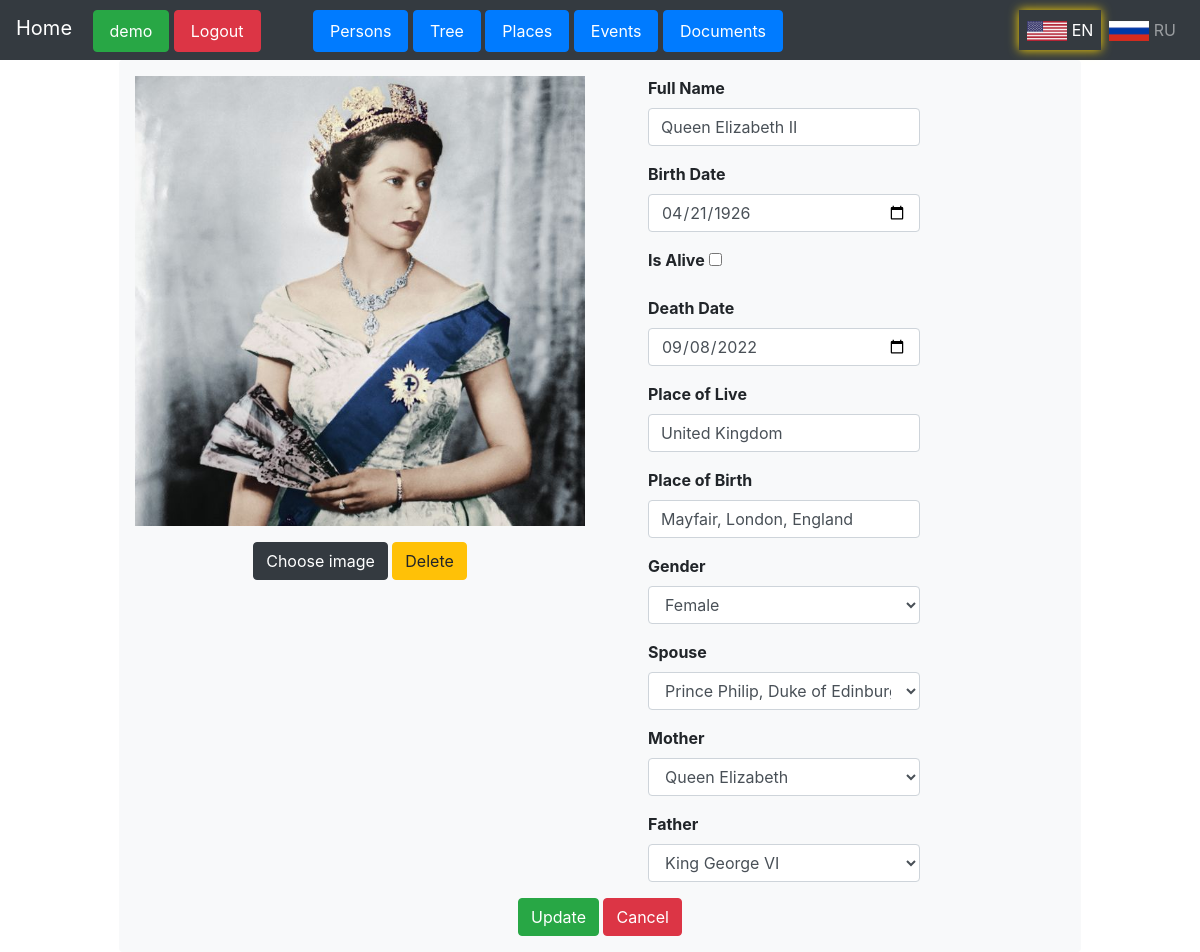
The page /persons/user/demo/edit_person/14 (signed in) on the database its author committed.
### treeflaskapp/models.py (models this page shows)
class Person(db.Model):
    id = db.Column(db.Integer, primary_key=True)
    user_id = db.Column(db.Integer, db.ForeignKey('user.id'), nullable=False)
    name = db.Column(db.String(200))
    birth_date = db.Column(db.Date)
    death_date = db.Column(db.Date)
    image_file = db.Column(db.String(120), nullable=True)
    is_alive = db.Column(db.Boolean, default=True)
    place_of_live = db.Column(db.String(120), nullable=True)
    place_of_birth = db.Column(db.String(120), nullable=True)
    age = db.Column(db.String(120), nullable=True)
    gender = db.Column(db.String(120), nullable=True)
    spouse_id = db.Column(db.Integer, db.ForeignKey('person.id'), nullable=True)  # table.id
    mother_id = db.Column(db.Integer, db.ForeignKey('person.id'), nullable=True)
    father_id = db.Column(db.Integer, db.ForeignKey('person.id'), nullable=True)
    spouse = db.relationship('Person', foreign_keys=[spouse_id], remote_side=[id])
    mother = db.relationship('Person', foreign_keys=[mother_id],
                             backref=db.backref('maternal_children', lazy='dynamic'), remote_side=lambda: Person.id)
    father = db.relationship('Person', foreign_keys=[father_id],
                             backref=db.backref('paternal_children', lazy='dynamic'), remote_side=lambda: Person.id)
    comment = db.Column(db.String(300), nullable=True)

### treeflaskapp/blueprint_persons.py (the view, shortened to what this page needs)
@persons.route('/user/<username>/edit_person/<int:id>', methods=['GET', 'POST'])
@login_required
def edit_person(username, id):
    person = Person.query.get(id)
    if person is None or person.user_id != current_user.id:
        return "Unauthorized", 403
    form = PersonForm(obj=person, user_language=g.user_language)
    for relation in ['spouse', 'mother', 'father']:
        persons = get_persons(relation, person)
        related_person = Person.query.get(getattr(person, f"{relation}_id")) if getattr(person, f"{relation}_id") else None
        getattr(form, relation).choices = get_choices(persons, related_person)
    return render_template('edit_person.html', form=form, username=username, person=person)

### treeflaskapp/__init__.py (called while the page is built)
@app.before_request
def before_request():
    g.user_language = session.get('user_language')
    if g.user_language not in ['en', 'ru']:
        g.user_language = 'en'  # default to English if no valid language is set in session

### treeflaskapp/blueprint_persons.py (called while the page is built)
def get_choices(persons, selected_person):
    if persons is not None:
        choices = [(p.id, p.name) for p in persons]
        if selected_person is not None and (selected_person.id, selected_person.name) in choices:
            choices.remove((selected_person.id, selected_person.name))
            choices.insert(0, (None, ''))
            choices.insert(0, (selected_person.id, selected_person.name))
        else:
            choices.insert(0, (None, ''))
        return choices

def get_persons(role, person):
    if person is not None:
        if role == 'spouse':
            return Person.query.filter(and_(Person.gender != person.gender, Person.id != person.id,
                                            Person.user_id == current_user.id)).order_by(Person.id).all()
        elif role == 'mother':
            return Person.query.filter(
                and_(Person.gender == 'Female', Person.id != person.id, Person.user_id == current_user.id)).order_by(
                Person.id).all()
        elif role == 'father':
            return Person.query.filter(
                and_(Person.gender == 'Male', Person.id != person.id, Person.user_id == current_user.id)).order_by(
                Person.id).all()

### treeflaskapp/routes.py (called while the page is built)
@login_manager.user_loader
def load_user(user_id):
    return User.query.get(int(user_id))

@app.before_request
def before_request():
    g.user_language = session.get('user_language', 'en')

### treeflaskapp/templates/edit_person.html (shortened to what this page needs)
{% extends "user_panel.html" %}
{% block content %}
<div class="container">
    <div class="form-container bg-light p-3 rounded">
        <form action="/persons/user/{{ username }}/edit_person/{{ person.id }}" method="post" enctype="multipart/form-data" class="needs-validation" novalidate>
            <div class="row">
                <div class="col-md-6 text-left">
                    <div class="form-group text-center">
                        <div class="form-group text-center">
                            {% if person.image_file %}
                                <img id="myImg" src="{{ url_for('static', filename=person.image_file) }}"
                                     alt="Person Image"
                                     style="width: 100%; max-width: 30.0em; height: auto; object-fit: cover;"
                                     data-toggle="modal" data-target="#myModal"
                                     data-filename="{{ person.image_file }}">
                            {% else %}
                                <img src="{{ url_for('static', filename='images/no-user-photo.png') }}"
                                     alt="No User Photo"
                                     style="width: 100%; max-width: 35.0em; height: auto; object-fit: cover;">
                            {% endif %}
                        </div>
                        <label class="custom-file-upload">
                            <span id="file-name">
                                <button type="button" id="file-upload-button" class="btn btn-dark">
                                    {% if g.user_language == 'en' %}
                                        Choose image
                                    {% elif g.user_language == 'ru' %}
                                        Выберите фото
                                    {% endif %}
                                </button>
                            </span>
                        </label>
                        <button type="button" id="file-upload-delete" class="btn btn-warning">
                            {% if g.user_language == 'en' %}
                                Delete
                            {% elif g.user_language == 'ru' %}
                                Удалить
                            {% endif %}
                        </button>
                    </div>
                </div>
                <div class="col-md-4 text-left pl-5 pr-0">
                    <div class="form-group">
                        <strong>{{ form.name.label(class="form-label") }}</strong>
                        {{ form.name(class="form-control", required=True) }}
                    </div>
                    <div class="form-group">
                        <strong>{{ form.birth_date.label(class="form-label") }}</strong>
                        {{ form.birth_date(class="form-control") }}
                    </div>
                    <div class="form-group">
                        <strong>{{ form.is_alive.label(class="form-label") }}</strong>
                        <input type="checkbox" id="is_alive" {% if person.is_alive %}checked{% endif %}>
                    </div>
                    <div class="form-group" id="death_date_group" style="display: none;">
                        <strong>{{ form.death_date.label(class="form-label") }}</strong>
                        {{ form.death_date(class="form-control") }}
                    </div>
                    <div class="form-group">
                        <strong>{{ form.place_of_live.label(class="form-label") }}</strong>
                        {{ form.place_of_live(class="form-control") }}
                    </div>
                    <div class="form-group">
                        <strong>{{ form.place_of_birth.label(class="form-label") }}</strong>
                        {{ form.place_of_birth(class="form-control") }}
                    </div>
                    <div class="form-group">
                        <strong>{{ form.gender.label(class="form-label") }}</strong>
                        {{ form.gender(class="form-control") }}
                    </div>
                    <div class="form-group">
                        <strong>{{ form.spouse.label(class="form-label") }}</strong>
                        {{ form.spouse(class="form-control", id="spouse-select") }}
                    </div>
                     <div class="form-group">
                        <strong>{{ form.mother.label(class="form-label") }}</strong>
                        {{ form.mother(class="form-control", id="mother-select") }}
                    </div>
                    <div class="form-group">
                        <strong>{{ form.father.label(class="form-label") }}</strong>
                        {{ form.father(class="form-control", id="father-select") }}
                    </div>
                </div>
            </div>
            <div class="text-center">
                {% if g.user_language == 'en' %}
                    {{ form.submit(class='btn btn-success', value='Update') }}
                        <a href="{{ url_for('persons.persons_view', username=username) }}" class="btn btn-danger">Cancel</a>
                {% elif g.user_language == 'ru' %}
                    {{ form.submit(class='btn btn-success', value='Обновить') }}
                        <a href="{{ url_for('persons.persons_view', username=username) }}" class="btn btn-danger">Отмена</a>
                {% endif %}
            </div>
        </form>
    </div>
</div>
{% endblock %}

### rows shown on the page
Person: image_file (picture), name "Queen Elizabeth II", birth_date "04/21/1926", death_date "09/08/2022", place_of_live "United Kingdom", place_of_birth "Mayfair, London, England", gender "Female", spouse "Prince Philip, Duke of Edinburgh", mother "Queen Elizabeth", father "King George VI"

### other values the page prints
{{ session['username'] }} "demo"
